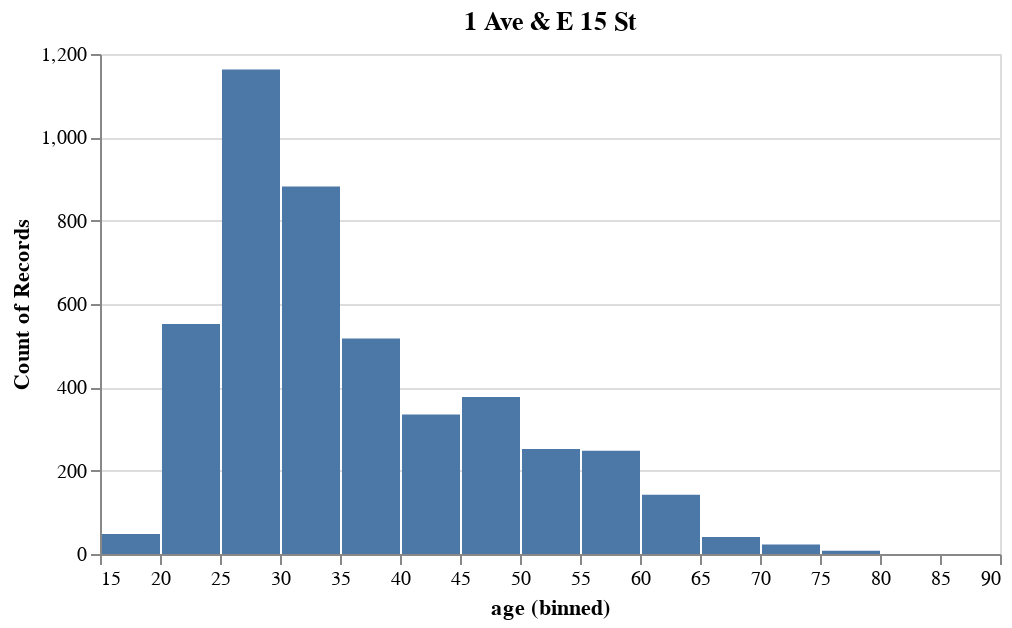

The cell this chart's notebook holds for it:
### Code cell
import altair as alt 
alt.data_transformers.enable('default', max_rows=None)
indiv_station_test = indiv_station_dict['1 Ave & E 15 St']
chart_test = alt.Chart(indiv_station_test).mark_bar().encode(
    alt.X('age', bin=alt.Bin(extent=[18,90], step=5)), 
    y='count()').properties(width=450, height=250, title='1 Ave & E 15 St')

chart_test

### Figure 1 — Vega-Lite specification as saved in the notebook (floating-point values rounded to 4 significant figures; data arrays with more than 128 entries replaced by an {"elided": "..."} marker saying what was removed)
{"config": {"view": {"continuousWidth": 400, "continuousHeight": 300}}, "data": {"name": "data-24c5bc0698d4b1fb95cfa76bcd7960b0"}, "mark": "bar", "encoding": {"x": {"type": "quantitative", "bin": {"extent": [18, 90], "step": 5}, "field": "age"}, "y": {"type": "quantitative", "aggregate": "count"}}, "height": 250, "title": "1 Ave & E 15 St", "width": 450, "$schema": "https://vega.github.io/schema/vega-lite/v4.0.2.json", "datasets": {"data-24c5bc0698d4b1fb95cfa76bcd7960b0": {"elided": "4590 records"}}}
